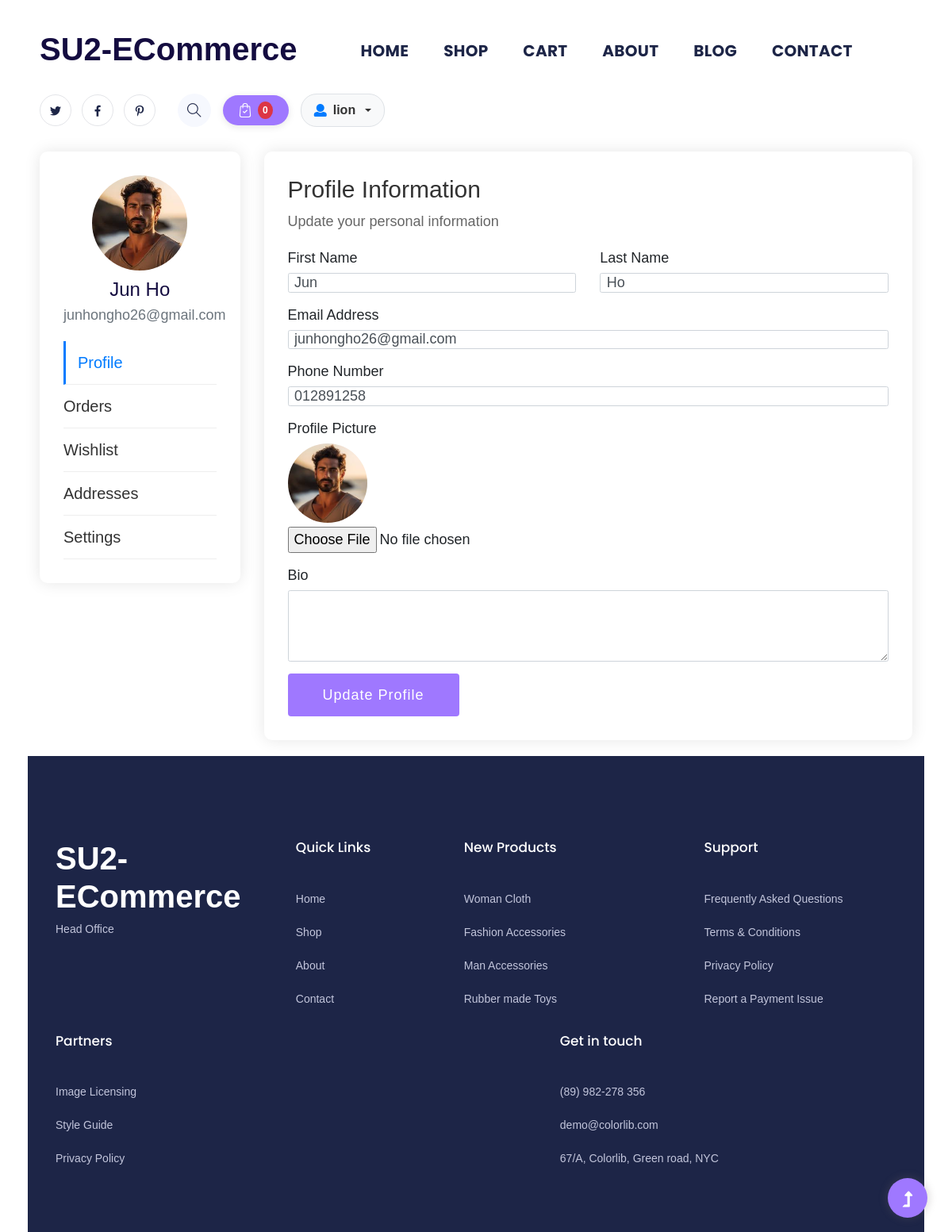
Page /auth/profile/ (signed in) on the committed database.
### main/models.py (models this page shows, shortened)
class User(AbstractUser):
    username = models.CharField(max_length=150, unique=True)
    email = models.EmailField(unique=True)
    password = models.CharField(max_length=128)
    first_name = models.CharField(max_length=150, blank=True)
    last_name = models.CharField(max_length=150, blank=True)
    avatar = models.CharField(max_length=255, blank=True, null=True)
    is_active = models.BooleanField(default=True)
    is_staff = models.BooleanField(default=False)
    is_superuser = models.BooleanField(default=False)
    date_joined = models.DateTimeField(default=timezone.now)
    last_login = models.DateTimeField(blank=True, null=True)
    phone = models.CharField(max_length=20, blank=True, null=True)
    class Meta:
        db_table = 'users'
        verbose_name = 'User'
        verbose_name_plural = 'Users'

class UserProfile(models.Model):
    user = models.OneToOneField(User, on_delete=models.CASCADE, related_name='profile')
    bio = models.TextField(blank=True, null=True)
    website = models.URLField(blank=True, null=True)
    social_links = models.JSONField(default=dict, blank=True)
    avatar = models.CharField(max_length=255, blank=True, null=True)  # Store path to avatar image
    date_of_birth = models.DateField(blank=True, null=True)
    phone = models.CharField(max_length=20, blank=True, null=True)
    language = models.CharField(max_length=10, default='en')
    timezone = models.CharField(max_length=50, default='UTC')
    currency = models.CharField(max_length=3, default='USD')
    wishlist_count = models.IntegerField(default=0)
    order_count = models.IntegerField(default=0)
    total_spent = models.DecimalField(max_digits=10, decimal_places=2, default=0.00)
    created_at = models.DateTimeField(auto_now_add=True)
    updated_at = models.DateTimeField(auto_now=True)
    class Meta:
        db_table = 'user_profiles'
        verbose_name = 'User Profile'
        verbose_name_plural = 'User Profiles'

### main/views.py (the view, shortened to what this page needs)
# urls.py: path('auth/profile/', views.profile_view, name='profile'),
@login_required
def profile_view(request):
    from .models import UserAddress, UserProfile
    try:
        profile = UserProfile.objects.get(user=request.user)
    except UserProfile.DoesNotExist:
        profile = None
    addresses = []
    mongo_user = mongodb_manager.get_user_by_username(request.user.username)
    if mongo_user:
        user_id = str(mongo_user.get('_id'))
        addresses = mongodb_manager.get_user_addresses(user_id)
    mongo_user = mongodb_manager.get_user_by_username(request.user.username)
    orders = []
    if mongo_user:
        user_id = str(mongo_user.get('_id'))
        orders = mongodb_manager.get_user_orders(user_id)
    wishlist_items = []
    if mongo_user:
        user_id = str(mongo_user.get('_id'))
        wishlist_items = mongodb_manager.get_user_wishlist(user_id)
    cambodia_provinces = [
        'Phnom Penh', 'Kandal', 'Takeo', 'Kampot', 'Kep', 'Sihanoukville',
        'Kampong Speu', 'Koh Kong', 'Pursat', 'Battambang', 'Pailin',
        'Banteay Meanchey', 'Oddar Meanchey', 'Siem Reap', 'Preah Vihear',
        'Kampong Thom', 'Kampong Cham', 'Tbong Khmum', 'Prey Veng', 'Svay Rieng',
        'Kampong Chhnang', 'Mondulkiri', 'Ratanakiri', 'Stung Treng', 'Kratie'
    ]
    context = {
        'page_title': 'Profile',
        'profile': profile,
        'orders': orders,
        'wishlist_items': wishlist_items,
        'addresses': addresses,
        'cambodia_provinces': cambodia_provinces,
    }
    return render(request, 'auth/profile.html', context)

### templates/auth/profile.html (shortened to what this page needs)
{% extends 'Home/base.html' %}
{% load static %}
{% block content %}
<section class="profile-area section-padding30">
    <div class="container">
        <div class="row">
            <div class="col-lg-3 col-md-4">
                <div class="profile-sidebar">
                    <div class="profile-avatar text-center mb-30">
                        {% if user.avatar %}
                            <img src="{% static user.avatar %}" alt="Profile Avatar" class="rounded-circle" style="width: 120px; height: 120px; object-fit: cover;">
                        {% elif profile and profile.avatar %}
                            <img src="{% static profile.avatar %}" alt="Profile Avatar" class="rounded-circle" style="width: 120px; height: 120px; object-fit: cover;">
                        {% else %}
                            <div class="default-avatar rounded-circle d-flex align-items-center justify-content-center mx-auto" style="width: 120px; height: 120px; background: #007bff; color: white; font-size: 48px;">
                                {{ user.first_name|first|upper }}{{ user.last_name|first|upper|default:user.username|first|upper }}
                            </div>
                        {% endif %}
                        <h4 class="mt-3">{{ user.get_full_name|default:user.username }}</h4>
                        <p class="text-muted">{{ user.email }}</p>
                    </div>
                    <div class="profile-menu">
                        <ul class="nav flex-column">
                            <li class="nav-item">
                                <a class="nav-link active" href="#profile" data-toggle="tab">Profile</a>
                            </li>
                            <li class="nav-item">
                                <a class="nav-link" href="#orders" data-toggle="tab">Orders</a>
                            </li>
                            <li class="nav-item">
                                <a class="nav-link" href="#wishlist" data-toggle="tab">Wishlist</a>
                            </li>
                            <li class="nav-item">
                                <a class="nav-link" href="#addresses" data-toggle="tab">Addresses</a>
                            </li>
                            <li class="nav-item">
                                <a class="nav-link" href="#settings" data-toggle="tab">Settings</a>
                            </li>
                        </ul>
                    </div>
                </div>
            </div>
            <div class="col-lg-9 col-md-8">
                <div class="profile-content">
                    <div class="tab-content">
                        <div class="tab-pane fade show active" id="profile">
                            <div class="tab-header mb-30">
                                <h3>Profile Information</h3>
                                <p>Update your personal information</p>
                            </div>
                            <form method="post" enctype="multipart/form-data">
                                <div class="row">
                                    <div class="col-md-6">
                                        <div class="form-group mb-20">
                                            <label for="first_name">First Name</label>
                                            <input type="text" class="form-control" id="first_name" name="first_name" value="{{ user.first_name }}" required>
                                        </div>
                                    </div>
                                    <div class="col-md-6">
                                        <div class="form-group mb-20">
                                            <label for="last_name">Last Name</label>
                                            <input type="text" class="form-control" id="last_name" name="last_name" value="{{ user.last_name }}" required>
                                        </div>
                                    </div>
                                </div>
                                <div class="form-group mb-20">
                                    <label for="email">Email Address</label>
                                    <input type="email" class="form-control" id="email" name="email" value="{{ user.email }}" required>
                                </div>
                                <div class="form-group mb-20">
                                    <label for="phone">Phone Number</label>
                                    <input type="tel" class="form-control" id="phone" name="phone" value="{{ user.phone|default:'' }}">
                                </div>
                                <div class="form-group mb-20">
                                    <label for="avatar">Profile Picture</label>
                                    {% if user.avatar %}
                                        <div class="mb-2">
                                            <img src="{% static user.avatar %}" alt="Current Avatar" style="width: 100px; height: 100px; border-radius: 50%; object-fit: cover;">
                                        </div>
                                    {% elif profile and profile.avatar %}
                                        <div class="mb-2">
                                            <img src="{% static profile.avatar %}" alt="Current Avatar" style="width: 100px; height: 100px; border-radius: 50%; object-fit: cover;">
                                        </div>
                                    {% endif %}
                                    <input type="file" class="form-control-file" id="avatar" name="avatar" accept="image/*">
                                </div>
                                <div class="form-group mb-20">
                                    <label for="bio">Bio</label>
                                    <textarea class="form-control" id="bio" name="bio" rows="3">{% if profile %}{{ profile.bio|default:'' }}{% endif %}</textarea>
                                </div>
                                <button type="submit" class="btn btn-primary">Update Profile</button>
                            </form>
                        </div>
                    </div>
                </div>
            </div>
        </div>
    </div>
</section>
{% endblock %}

### templates/Home/includes/header.html (shortened to what this page needs)
{% load static %}
<header>
    <div class="header-area ">
        <div class="main-header header-sticky">
            <div class="container-fluid">
                <div class="menu-wrapper d-flex align-items-center justify-content-between">
                    <div class="header-left d-flex align-items-center">
                        <div class="logo">
                            <a href="{% url 'main:home' %}"><h1 style="font-weight: bold;">SU2-ECommerce</h1></a>
                        </div>
                        <div class="main-menu  d-none d-lg-block" style="font-size:20px; font-weight:700; letter-spacing:.3px;">
                            <nav>
                                <ul id="navigation">
                                    <li><a href="{% url 'main:home' %}">Home</a></li>
                                    <li><a href="{% url 'main:shop' %}">Shop</a></li>
                                    <li><a href="{% url 'main:cart' %}">Cart</a></li>
                                    <li><a href="{% url 'main:about' %}">About</a></li>
                                    <li><a href="{% url 'main:blog' %}">Blog</a>
                                    </li>
                                    <li><a href="{% url 'main:contact' %}">Contact</a></li>
                                </ul>
                            </nav>
                        </div>
                    </div>
                    <div class="header-right1 d-flex align-items-center">
                        <div class="header-social d-none d-md-block">
                            <a href="#"><i class="fab fa-twitter"></i></a>
                            <a href="https://bit.ly/sai4ull"><i class="fab fa-facebook-f"></i></a>
                            <a href="#"><i class="fab fa-pinterest-p"></i></a>
                        </div>
                        <div class="search d-none d-md-block">
                            <ul class="d-flex align-items-center">
                                <li class="mr-15">
                                    <div class="nav-search search-switch">
                                        <i class="ti-search"></i>
                                    </div>
                                </li>
                                <li>
                                    <a href="{% url 'main:cart' %}" class="card-stor">
                                        <img src="{% static 'main/img/gallery/card.svg' %}" alt="">
                                        <span id="cart-count">0</span>
                                    </a>
                                </li>
                            </ul>
                        </div>
                        <div class="user-menu d-none d-md-block ml-15">
                            {% if user.is_authenticated %}
                                <div class="dropdown">
                                    <a class="user-link dropdown-toggle" href="#" role="button" id="userDropdown" data-toggle="dropdown" aria-haspopup="true" aria-expanded="false">
                                        <i class="fas fa-user"></i>
                                        <span class="user-name">{{ user.username|truncatechars:15 }}</span>
                                    </a>
                                </div>
                            {% else %}
                                <a href="{% url 'main:login' %}" class="login-btn">
                                    <i class="fas fa-sign-in-alt"></i> Login
                                </a>
                            {% endif %}
                        </div>
                    </div>
                    <div class="col-12">
                    </div>
                </div>
            </div>
        </div>
    </div>
</header>

### rows in the picture
User: username "lion", get_full_name "Jun Ho", email "junhongho26@gmail.com", first_name "Jun", last_name "Ho", phone "012891258"
UserProfile: avatar (picture)
